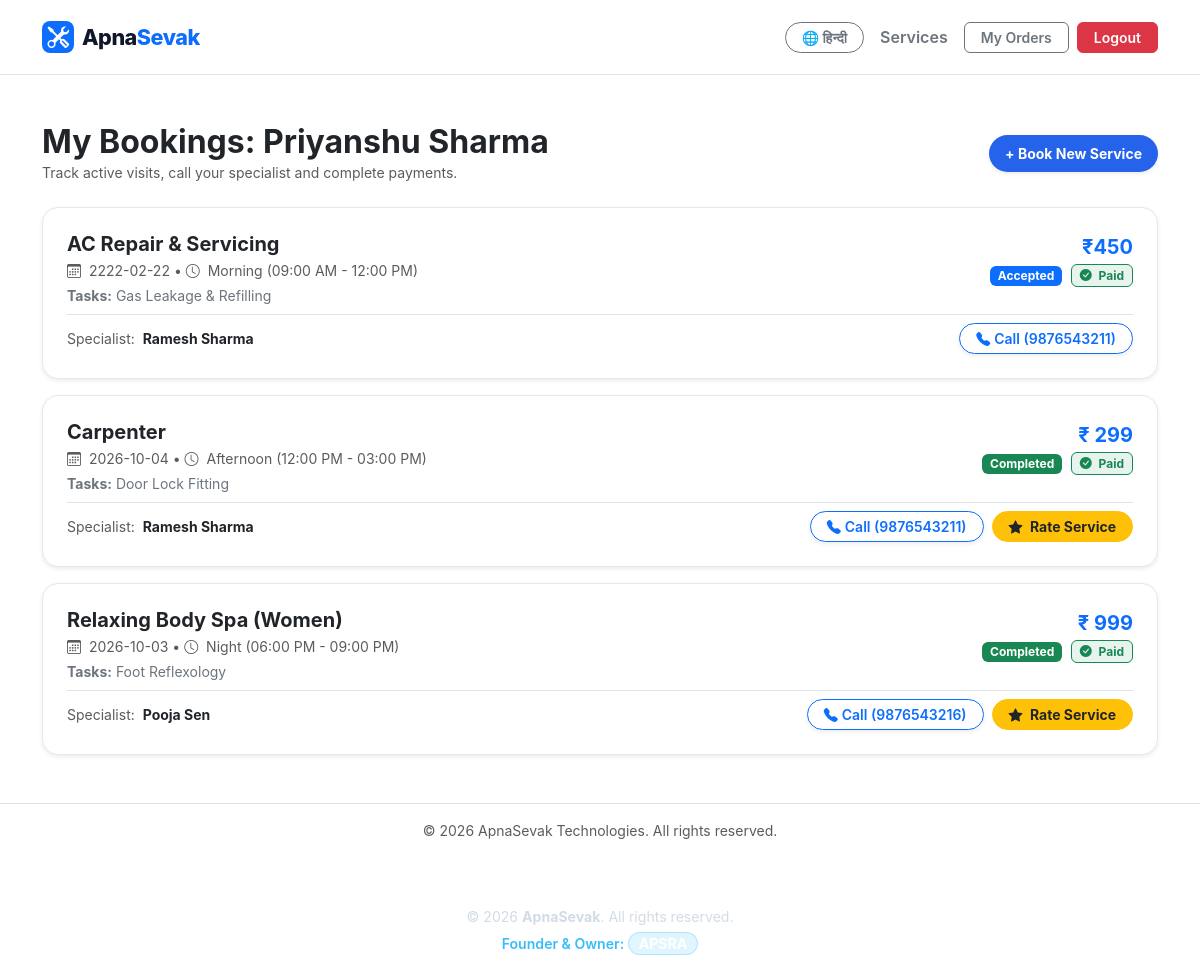
The app's page /dashboard (signed in) with its own data.
### app.py (models this page shows)
class Booking(db.Model):
    id = db.Column(db.Integer, primary_key=True)
    service_title = db.Column(db.String(100), nullable=False)
    selected_tasks = db.Column(db.String(250), default="Standard Service")
    price = db.Column(db.String(50), nullable=False)
    status = db.Column(db.String(50), default="Pending")  # 'Pending', 'Accepted', 'Completed', 'Rejected'
    payment_method = db.Column(db.String(50), default="Cash on Delivery")
    payment_status = db.Column(db.String(50), default="Pending")  # 'Pending', 'Paid'
    address = db.Column(db.String(300), nullable=False, default="Address not provided")
    landmark = db.Column(db.String(150), nullable=True)
    booking_date = db.Column(db.String(50), nullable=False, default="Today")
    time_slot = db.Column(db.String(50), nullable=False, default="Standard Slot")
    is_reviewed = db.Column(db.Boolean, default=False)
    user_id = db.Column(db.Integer, db.ForeignKey("user.id"), nullable=False)
    provider_id = db.Column(db.Integer, db.ForeignKey("user.id"), nullable=False)
    provider = db.relationship("User", foreign_keys=[provider_id])

class User(db.Model):
    id = db.Column(db.Integer, primary_key=True)
    name = db.Column(db.String(100), nullable=False)
    phone = db.Column(db.String(15), nullable=False)
    email = db.Column(db.String(100), unique=True, nullable=False)
    role = db.Column(db.String(20), nullable=False)  # 'customer', 'provider', 'admin'
    skill_key = db.Column(db.String(50), nullable=True)
    rating = db.Column(db.String(10), default="5.0")
    rating_count = db.Column(db.Integer, default=1)
    experience = db.Column(db.String(20), default="3+ Yrs")
    password = db.Column(db.String(200), nullable=False)
    qr_code = db.Column(db.String(255), nullable=True, default="default_qr.png")
    bookings = db.relationship("Booking", backref="customer", foreign_keys="Booking.user_id", lazy=True)
    reviews_received = db.relationship("Review", backref="provider", foreign_keys="Review.provider_id", lazy=True)

### app.py (the view)
@app.route("/dashboard")
def dashboard():
    if "user_id" not in session:
        return redirect(url_for("gateway"))
    role = session.get("user_role")
    if role == "admin":
        return redirect(url_for("admin_dashboard"))
    current_user_id = int(session.get("user_id"))
    if role == "provider":
        bookings = Booking.query.filter_by(provider_id=current_user_id).order_by(Booking.id.desc()).all()
        provider_reviews = Review.query.filter_by(provider_id=current_user_id).order_by(Review.id.desc()).all()
        my_services = Service.query.filter_by(sevak_id=current_user_id).all()
    else:
        bookings = Booking.query.filter_by(user_id=current_user_id).order_by(Booking.id.desc()).all()
        provider_reviews = []
        my_services = []
    return render_template(
        "dashboard.html",
        bookings=bookings,
        role=role,
        name=session.get("user_name"),
        reviews=provider_reviews,
        my_services=my_services
    )

### app.py (called while the page is built)
@app.context_processor
def inject_lang():
    lang = session.get("lang", "en")
    return {"t": TRANSLATIONS.get(lang, TRANSLATIONS["en"]), "current_lang": lang}

### templates/dashboard.html (shortened to what this page needs)
{% extends "base.html" %}
{% block content %}
<div class="container py-5">
    <div class="d-flex align-items-center justify-content-between mb-4 flex-wrap gap-2">
        <div>
            <h2 class="fw-bold text-dark mb-0">
                {% if role == 'provider' %}
                {% if current_lang == 'hi' %}सेवक ड्यूटी कंसोल: {{ name }}{% else %}Partner Duty Console: {{ name }}{%
                endif %}
                {% else %}
                {% if current_lang == 'hi' %}मेरे सेवा ऑर्डर्स: {{ name }}{% else %}My Bookings: {{ name }}{% endif %}
                {% endif %}
            </h2>
            <p class="text-muted small mb-0">
                {% if role == 'provider' %}
                {% if current_lang == 'hi' %}नए ग्राहकों के अनुरोध स्वीकार करें एवं कार्य पूर्ण करें।{% else %}Accept
                nearby job requests, navigate locations and manage payouts.{% endif %}
                {% else %}
                {% if current_lang == 'hi' %}अपने सभी सक्रिय एवं पूर्ण हो चुके ऑर्डर्स की स्थिति देखें।{% else %}Track
                active visits, call your specialist and complete payments.{% endif %}
                {% endif %}
            </p>
        </div>
        {% if role == 'customer' %}
        <a href="/home" class="btn btn-custom-primary btn-sm px-3 fw-bold rounded-pill shadow-sm">
            + {% if current_lang == 'hi' %}नयी सेवा बुक करें{% else %}Book New Service{% endif %}
        </a>
        {% endif %}
    </div>
    <div class="vstack gap-3">
        {% for b in bookings %}
        <div class="card border-0 shadow-sm rounded-4 p-4 bg-white" style="border: 1px solid #e2e8f0 !important;">
            <div class="d-flex justify-content-between align-items-start flex-wrap gap-2 mb-2">
                <div>
                    <h5 class="fw-bold text-dark mb-1">{{ b.service_title }}</h5>
                    <p class="text-muted small mb-0">
                        <i class="bi bi-calendar3 me-1"></i> {{ b.booking_date }} &bull; <i
                            class="bi bi-clock me-1"></i> {{ b.time_slot }}
                    </p>
                    <p class="text-secondary small mb-0 mt-1">
                        <strong>{% if current_lang == 'hi' %}कार्य शामिल:{% else %}Tasks:{% endif %}</strong> {{
                        b.selected_tasks }}
                    </p>
                </div>
                <div class="text-end">
                    <span class="fs-5 fw-bold text-primary d-block">{{ b.price }}</span>
                    <span
                        class="badge {% if b.status == 'Completed' %}bg-success{% elif b.status == 'Accepted' %}bg-primary{% elif b.status == 'Rejected' %}bg-danger{% else %}bg-warning text-dark{% endif %} px-2 py-1 small">
                        {{ b.status }}
                    </span>
                    {% if b.payment_status == 'Paid' %}
                    <span
                        class="badge bg-success bg-opacity-10 text-success border border-success px-2 py-1 small ms-1">
                        <i class="bi bi-check-circle-fill me-1"></i> {% if current_lang == 'hi' %}भुगतान सफल{% else
                        %}Paid{% endif %}
                    </span>
                    {% else %}
                    <span class="badge bg-danger bg-opacity-10 text-danger border border-danger px-2 py-1 small ms-1">
                        <i class="bi bi-clock-history me-1"></i> {% if current_lang == 'hi' %}भुगतान बाकी{% else
                        %}Payment Pending{% endif %}
                    </span>
                    {% endif %}
                </div>
            </div>
            <div class="d-flex justify-content-between align-items-center flex-wrap gap-2 pt-2 border-top">
                <div class="small">
                    {% if role == 'provider' %}
                    <span class="text-muted">{% if current_lang == 'hi' %}ग्राहक:{% else %}Customer:{% endif %}</span>
                    <strong class="text-dark ms-1">{{ b.customer.name }}</strong>
                    {% else %}
                    <span class="text-muted">{% if current_lang == 'hi' %}आवंटित विशेषज्ञ:{% else %}Specialist:{% endif
                        %}</span>
                    <strong class="text-dark ms-1">{{ b.provider.name }}</strong>
                    {% endif %}
                </div>
                <div class="d-flex gap-2 align-items-center flex-wrap">
                    {% if role == 'provider' %}
                    <a href="tel:+91{{ b.customer.phone }}"
                        class="btn btn-outline-primary btn-sm px-3 fw-semibold rounded-pill d-inline-flex align-items-center gap-1 shadow-sm">
                        <i class="bi bi-telephone-fill"></i>
                        <span>{{ t.call }} ({{ b.customer.phone }})</span>
                    </a>
                    {% else %}
                    <a href="tel:+91{{ b.provider.phone }}"
                        class="btn btn-outline-primary btn-sm px-3 fw-semibold rounded-pill d-inline-flex align-items-center gap-1 shadow-sm">
                        <i class="bi bi-telephone-fill"></i>
                        <span>{{ t.call }} ({{ b.provider.phone }})</span>
                    </a>
                    {% endif %}
                    {% if role == 'customer' %}
                    {% if b.status == 'Completed' and not b.is_reviewed %}
                    <button type="button" class="btn btn-warning btn-sm px-3 fw-bold rounded-pill text-dark"
                        data-bs-toggle="modal" data-bs-target="#reviewModal{{ b.id }}">
                        <i class="bi bi-star-fill text-dark me-1"></i> {% if current_lang == 'hi' %}रेटिंग दें{% else
                        %}Rate Service{% endif %}
                    </button>
                    {% elif b.is_reviewed %}
                    <span class="badge bg-light text-muted border px-2 py-1 small">
                        <i class="bi bi-check2 text-success me-1"></i> {% if current_lang == 'hi' %}रेटिंग दर्ज है{%
                        else %}Feedback Submitted{% endif %}
                    </span>
                    {% endif %}
                    {% endif %}
                </div>
            </div>
        </div>
        {% endfor %}
    </div>
</div>
{% endblock %}

### templates/base.html (style rules this page uses)
:root { --primary-brand: #2563eb; --primary-hover: #1d4ed8; --dark-text: #0f172a; --border-subtle: #e2e8f0; }
body { font-family: -apple-system, BlinkMacSystemFont, "Segoe UI", Roboto, Helvetica, Arial, sans-serif; margin: 0; padding: 0; }
.btn-custom-primary { background-color: var(--primary-brand); color: #ffffff; border: none; border-radius: 8px; padding: 8px 18px; transition: all 0.2s ease; }

### records on screen
Booking: service_title "AC Repair & Servicing", booking_date "2222-02-22", time_slot "Morning (09:00 AM - 12:00 PM)", selected_tasks "Gas Leakage & Refilling", price "₹450", status "Accepted", payment_status "Paid" (drawn), provider.name "Ramesh Sharma", call "Call", provider.phone "9876543211"
Booking: service_title "Carpenter", booking_date "2026-10-04", time_slot "Afternoon (12:00 PM - 03:00 PM)", selected_tasks "Door Lock Fitting", price "₹ 299", status "Completed", payment_status "Paid" (drawn), provider.name "Ramesh Sharma", call "Call", provider.phone "9876543211", shows "Rate Service"
Booking: service_title "Relaxing Body Spa (Women)", booking_date "2026-10-03", time_slot "Night (06:00 PM - 09:00 PM)", selected_tasks "Foot Reflexology", price "₹ 999", status "Completed", payment_status "Paid" (drawn), provider.name "Pooja Sen", call "Call", provider.phone "9876543216", shows "Rate Service"

### other values on screen
{{ t.switch_lang }} "हिन्दी"
{{ t.services }} "Services"
{{ t.orders }} "My Orders"
{{ t.logout }} "Logout"
{{ name }} "Priyanshu Sharma"
